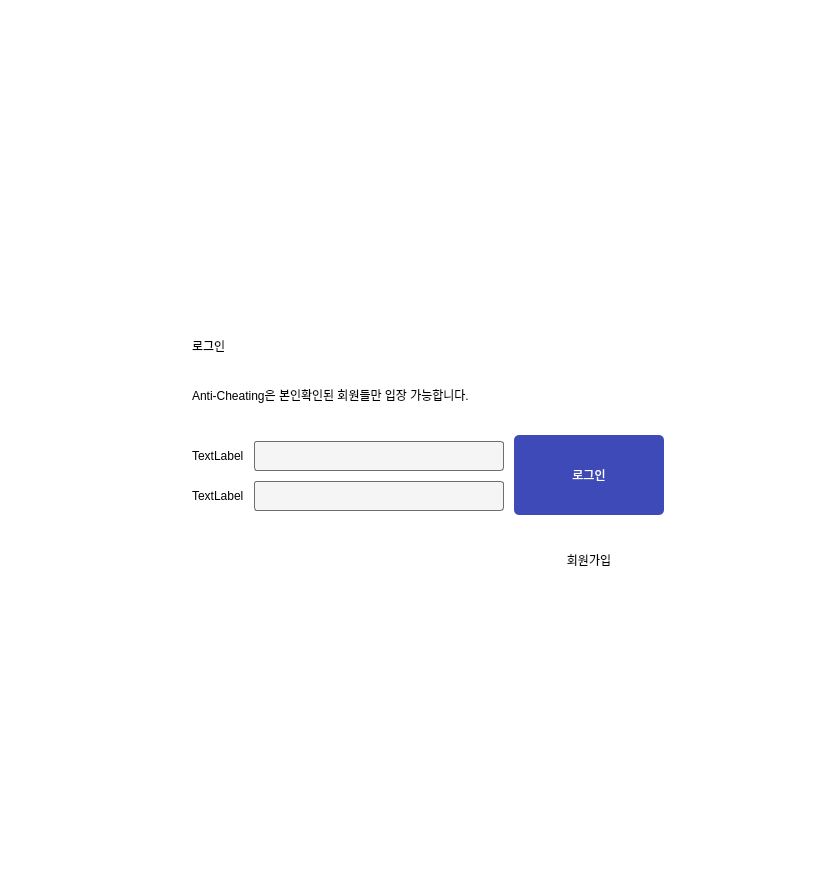
<?xml version="1.0" encoding="UTF-8"?>
<ui version="4.0">
 <class>Dialog</class>
 <widget class="QDialog" name="Dialog">
  <property name="geometry">
   <rect>
    <x>0</x>
    <y>0</y>
    <width>836</width>
    <height>878</height>
   </rect>
  </property>
  <property name="windowTitle">
   <string>Login</string>
  </property>
  <property name="windowIcon">
   <iconset>
    <normaloff>../image/logo.png</normaloff>../image/logo.png</iconset>
  </property>
  <property name="styleSheet">
   <string notr="true">background-color: rgb(255, 255, 255);</string>
  </property>
  <layout class="QGridLayout" name="gridLayout_3">
   <property name="verticalSpacing">
    <number>30</number>
   </property>
   <item row="0" column="1">
    <spacer name="verticalSpacer">
     <property name="orientation">
      <enum>Qt::Vertical</enum>
     </property>
     <property name="sizeHint" stdset="0">
      <size>
       <width>20</width>
       <height>40</height>
      </size>
     </property>
    </spacer>
   </item>
   <item row="1" column="2">
    <widget class="QLabel" name="label_4">
     <property name="text">
      <string/>
     </property>
    </widget>
   </item>
   <item row="2" column="2">
    <widget class="QLabel" name="label_3">
     <property name="styleSheet">
      <string notr="true">
font: 57 35pt &quot;에스코어 드림 5 Medium&quot;;
</string>
     </property>
     <property name="text">
      <string>로그인</string>
     </property>
    </widget>
   </item>
   <item row="3" column="2">
    <widget class="QLabel" name="label">
     <property name="styleSheet">
      <string notr="true">
font: 12 13pt &quot;에스코어 드림 4 Regular&quot;;</string>
     </property>
     <property name="text">
      <string>Anti-Cheating은 본인확인된 회원들만 입장 가능합니다.</string>
     </property>
    </widget>
   </item>
   <item row="3" column="3">
    <spacer name="horizontalSpacer_2">
     <property name="orientation">
      <enum>Qt::Horizontal</enum>
     </property>
     <property name="sizeHint" stdset="0">
      <size>
       <width>40</width>
       <height>20</height>
      </size>
     </property>
    </spacer>
   </item>
   <item row="4" column="0">
    <spacer name="horizontalSpacer">
     <property name="orientation">
      <enum>Qt::Horizontal</enum>
     </property>
     <property name="sizeHint" stdset="0">
      <size>
       <width>40</width>
       <height>20</height>
      </size>
     </property>
    </spacer>
   </item>
   <item row="4" column="2">
    <layout class="QGridLayout" name="gridLayout_2">
     <property name="horizontalSpacing">
      <number>10</number>
     </property>
     <property name="verticalSpacing">
      <number>20</number>
     </property>
     <item row="0" column="0" colspan="2">
      <layout class="QGridLayout" name="gridLayout">
       <property name="horizontalSpacing">
        <number>10</number>
       </property>
       <item row="0" column="0">
        <widget class="QLabel" name="label_id">
         <property name="text">
          <string>TextLabel</string>
         </property>
        </widget>
       </item>
       <item row="0" column="1">
        <widget class="QLineEdit" name="idEdit">
         <property name="minimumSize">
          <size>
           <width>250</width>
           <height>30</height>
          </size>
         </property>
         <property name="styleSheet">
          <string notr="true">border-radius: 3px;
background-color: rgb(245, 245, 245);
border-color: rgb(110, 110, 110);
border-width: 0.5px;
border-style: solid;</string>
         </property>
        </widget>
       </item>
       <item row="0" column="2" rowspan="2">
        <widget class="QPushButton" name="btn_login">
         <property name="enabled">
          <bool>true</bool>
         </property>
         <property name="sizePolicy">
          <sizepolicy hsizetype="Fixed" vsizetype="Fixed">
           <horstretch>0</horstretch>
           <verstretch>0</verstretch>
          </sizepolicy>
         </property>
         <property name="minimumSize">
          <size>
           <width>150</width>
           <height>80</height>
          </size>
         </property>
         <property name="maximumSize">
          <size>
           <width>150</width>
           <height>80</height>
          </size>
         </property>
         <property name="styleSheet">
          <string notr="true">background-color: rgb(62, 74, 184);

font: 57 20pt &quot;에스코어 드림 5 Medium&quot;;
color: rgb(255, 255, 255);

border-radius: 5px;</string>
         </property>
         <property name="text">
          <string>로그인</string>
         </property>
        </widget>
       </item>
       <item row="1" column="0">
        <widget class="QLabel" name="label_pw">
         <property name="text">
          <string>TextLabel</string>
         </property>
        </widget>
       </item>
       <item row="1" column="1">
        <widget class="QLineEdit" name="pwEdit">
         <property name="minimumSize">
          <size>
           <width>250</width>
           <height>30</height>
          </size>
         </property>
         <property name="styleSheet">
          <string notr="true">border-radius: 3px;
background-color: rgb(245, 245, 245);
border-color: rgb(110, 110, 110);
border-width: 0.5px;
border-style: solid;</string>
         </property>
        </widget>
       </item>
      </layout>
     </item>
     <item row="1" column="0">
      <widget class="QLabel" name="label_7">
       <property name="text">
        <string/>
       </property>
      </widget>
     </item>
     <item row="1" column="1">
      <widget class="QPushButton" name="btn_signup">
       <property name="sizePolicy">
        <sizepolicy hsizetype="Fixed" vsizetype="Fixed">
         <horstretch>0</horstretch>
         <verstretch>0</verstretch>
        </sizepolicy>
       </property>
       <property name="minimumSize">
        <size>
         <width>150</width>
         <height>50</height>
        </size>
       </property>
       <property name="styleSheet">
        <string notr="true">border:0px;
font: 57 20pt &quot;에스코어 드림 5 Medium&quot;;</string>
       </property>
       <property name="text">
        <string>회원가입</string>
       </property>
      </widget>
     </item>
    </layout>
   </item>
   <item row="5" column="1">
    <spacer name="verticalSpacer_2">
     <property name="orientation">
      <enum>Qt::Vertical</enum>
     </property>
     <property name="sizeHint" stdset="0">
      <size>
       <width>20</width>
       <height>40</height>
      </size>
     </property>
    </spacer>
   </item>
  </layout>
 </widget>
 <resources/>
 <connections/>
</ui>
